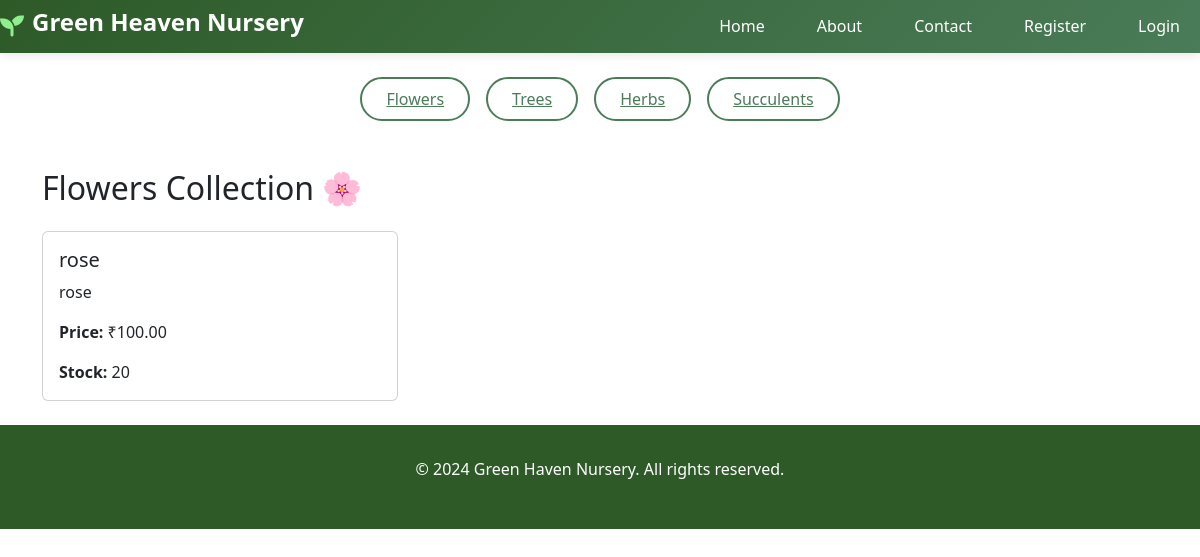
Page /flowers on the committed database.
### plants/models.py (models this page shows, shortened)
class Product(models.Model):
    category = models.ForeignKey(Category, on_delete=models.CASCADE, related_name='products')
    name = models.CharField(max_length=150)
    description = models.TextField()
    price = models.DecimalField(max_digits=8, decimal_places=2)
    stock = models.PositiveIntegerField(default=0)
    image = models.ImageField(upload_to='product_images/', blank=True, null=True)
    created_at = models.DateTimeField(auto_now_add=True)

### plants/views.py (the view)
# urls.py: path('flowers', views.flowers_view, name='flowers'),
def flowers_view(request):
    try:
        flower_category = Category.objects.get(name__iexact="Flowers")  #  not case-sensitive
        flower_products = Product.objects.filter(category=flower_category)
    except Category.DoesNotExist:
        flower_products = []
    return render(request, 'flowers.html', {'products': flower_products})

### templates/flowers.html (shortened to what this page needs)
{% extends 'base.html' %}
{% block content %}
<div class="container mt-4">
     <div class="filter-buttons">
        <a href="/flowers" class="filter-btn">Flowers</a>
        <a href="/trees" class="filter-btn">Trees</a>
        <a href="/herbs" class="filter-btn">Herbs</a>
        <a href="/succulents" class="filter-btn">Succulents</a>
    </div>
    <h2 class="mb-4">Flowers Collection 🌸</h2>
    <div class="row">
        {% for product in products %}
            <div class="col-md-4 mb-4">
                <div class="card h-100">
                    <div class="card-body">
                        <h5 class="card-title">{{ product.name }}</h5>
                        <p class="card-text">{{ product.description }}</p>
                        <p class="card-text"><strong>Price:</strong> ₹{{ product.price }}</p>
                        <p class="card-text"><strong>Stock:</strong> {{ product.stock }}</p>
                    </div>
                </div>
            </div>
        {% empty %}
            <p>No flower products found.</p>
        {% endfor %}
    </div>
</div>
{% endblock %}

### static/css/style.css (style rules this page uses)
* { margin: 0; padding: 0; box-sizing: border-box; }
body { font-family: 'Arial', sans-serif; line-height: 1.6; color: #333; background-color: #f8f9fa; }
.filter-buttons { display: flex; justify-content: center; gap: 1rem; margin-bottom: 3rem; flex-wrap: wrap; }
.filter-btn { background: white; border: 2px solid #4a7c59; color: #4a7c59; padding: 0.5rem 1.5rem; border-radius: 25px; cursor: pointer; transition: all 0.3s; font-weight: 500; }

### rows in the picture
Product: name "rose", description "rose", price "100.00", stock "20"
